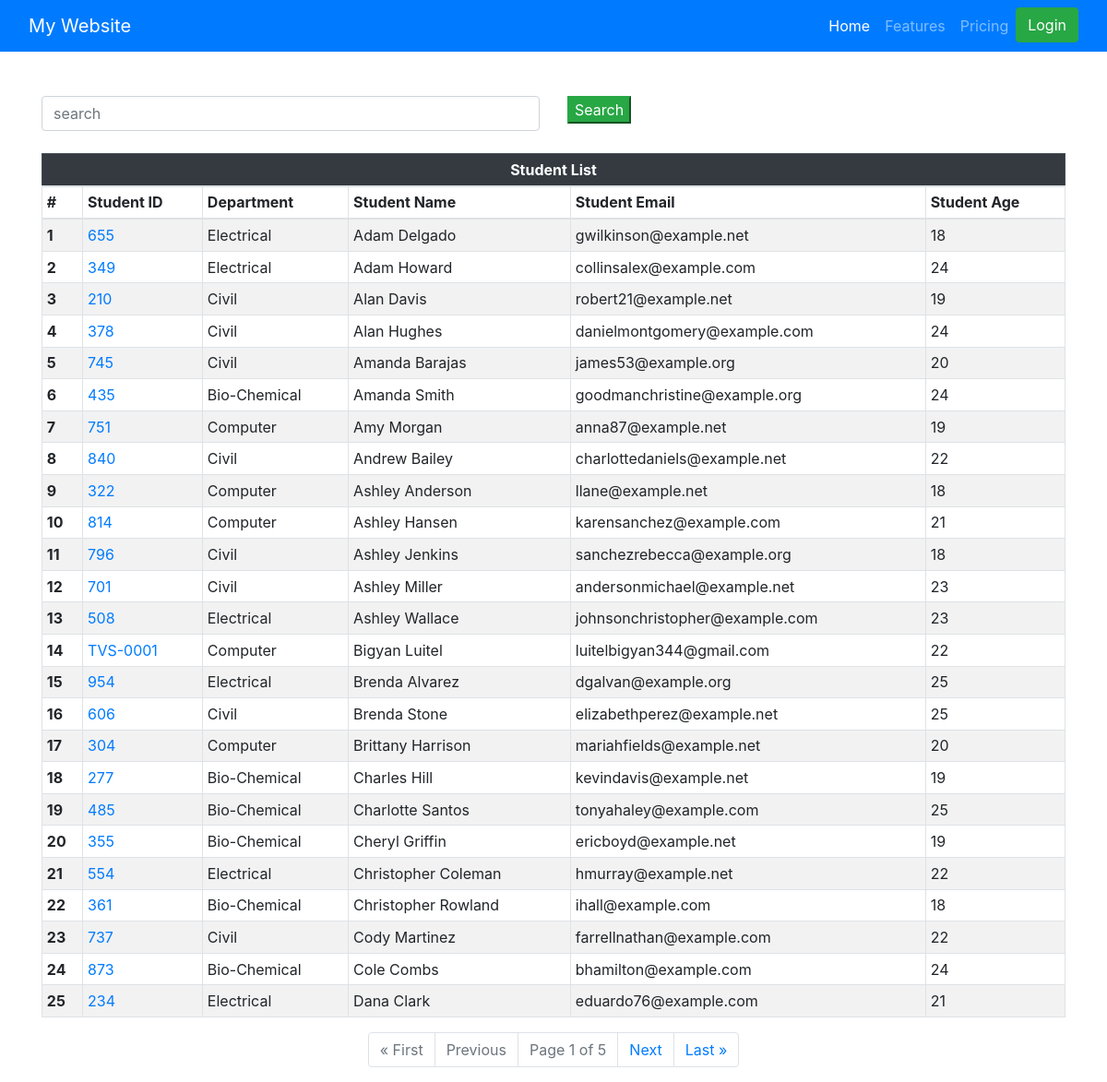
Screenshot of /get_student/ with the database file from the repository.
### veggie/models.py (models this page shows, shortened)
class Student(models.Model):
    Department=models.ForeignKey(Department,related_name="depart",on_delete=models.CASCADE)
    student_id=models.OneToOneField(studentID,related_name="student",on_delete=models.CASCADE)
    student_name=models.CharField(max_length=100)
    student_email=models.EmailField(unique=True)
    student_age=models.IntegerField(default=18)
    student_address=models.TextField()
    def __str__(self) -> str:
        return self.student_name
    class Meta:
        ordering = ['student_name']
        verbose_name = "Student"

class studentID(models.Model):
    student_id=models.CharField(max_length=100,unique=True)
    def __str__(self) -> str:
        return self.student_id
    class Meta:
        ordering = ['student_id']
        verbose_name = "Student ID"

class Department(models.Model):
    department=models.CharField(max_length=100)
    class Meta:
        ordering = ['department']

### veggie/views.py (the view, shortened to what this page needs)
# urls.py: path('get_student/', veggie_views.get_student, name='get_student'),
def get_student(request):
    queryset=Student.objects.all()
    ranks=queryset.annotate(marks=Sum('student_marks__marks')).order_by('-marks','-student_age')
    print(ranks)
    paginator = Paginator(queryset, 25)
    page_number = request.GET.get("page",1)
    page_obj = paginator.get_page(page_number)
    return render(request,'veggie/student.html',context={
        'pages':'student',
        'students':page_obj,
    })

### veggie/templates/veggie/student.html (shortened to what this page needs)
{% extends 'base.html' %}
{% block start %}
<div class="container mt-5">
    <form class=mb-4>
    <div class="row">
        <div class="col-md-6">
            <input class="form-control" placeholder="search" name="search" type="text" value="{{ request.GET.search }}">
        </div>
        <div class="col-md-6">
            <button class="btn-success">Search</button>
        </div>
    </div>
    </form>
  <table class="table table-striped table-bordered table-hover table-sm table-responsive-sm">
    <thead class="table-dark">
      <tr>
        <th colspan="6" class="text-center">Student List</th>
      </tr>
    <thead>
      <tr>
        <th>#</th>
        <th>Student ID</th>
        <th>Department</th>
        <th>Student Name</th>
        <th>Student Email</th>
        <th>Student Age</th>
      </tr>
    </thead>
    <tbody>
      {% for student in students %}
      <tr>
        <th>{{ forloop.counter }}</th>
        <td><a href="{% url 'see_marks' student.student_id %}">
          {{student.student_id}}
        </a>
      </td>
        <td>{{ student.Department.department }}</td>
        <td>{{ student.student_name }}</td>
        <td>{{ student.student_email }}</td>
        <td>{{ student.student_age }}</td>
      </tr>
      {% endfor %}
    </tbody>
  </table>
  <nav aria-label="Page navigation example">
    <ul class="pagination justify-content-center">
      {% if students.has_previous %}
        <li class="page-item">
          <a class="page-link" href="?page=1">&laquo; First</a>
        </li>
        <li class="page-item">
          <a class="page-link" href="?page={{ students.previous_page_number }}">Previous</a>
        </li>
      {% else %}
        <li class="page-item disabled">
          <span class="page-link">&laquo; First</span>
        </li>
        <li class="page-item disabled">
          <span class="page-link">Previous</span>
        </li>
      {% endif %}
      <li class="page-item disabled">
        <span class="page-link">
          Page {{ students.number }} of {{ students.paginator.num_pages }}
        </span>
      </li>
      {% if students.has_next %}
        <li class="page-item">
          <a class="page-link" href="?page={{ students.next_page_number }}">Next</a>
        </li>
        <li class="page-item">
          <a class="page-link" href="?page={{ students.paginator.num_pages }}">Last &raquo;</a>
        </li>
      {% endif %}
    </ul>
  </nav>
{% endblock %}

### rows the page displays
Student: student_id "655", Department.department "Electrical", student_name "Adam Delgado", student_email "gwilkinson@example.net", student_age "18"
Student: student_id "349", Department.department "Electrical", student_name "Adam Howard", student_email "collinsalex@example.com", student_age "24"
Student: student_id "210", Department.department "Civil", student_name "Alan Davis", student_email "robert21@example.net", student_age "19"
Student: student_id "378", Department.department "Civil", student_name "Alan Hughes", student_email "danielmontgomery@example.com", student_age "24"
Student: student_id "745", Department.department "Civil", student_name "Amanda Barajas", student_email "james53@example.org", student_age "20"
Student: student_id "435", Department.department "Bio-Chemical", student_name "Amanda Smith", student_email "goodmanchristine@example.org", student_age "24"
Student: student_id "751", Department.department "Computer", student_name "Amy Morgan", student_email "anna87@example.net", student_age "19"
Student: student_id "840", Department.department "Civil", student_name "Andrew Bailey", student_email "charlottedaniels@example.net", student_age "22"
Student: student_id "322", Department.department "Computer", student_name "Ashley Anderson", student_email "llane@example.net", student_age "18"
Student: student_id "814", Department.department "Computer", student_name "Ashley Hansen", student_email "karensanchez@example.com", student_age "21"
Student: student_id "796", Department.department "Civil", student_name "Ashley Jenkins", student_email "sanchezrebecca@example.org", student_age "18"
Student: student_id "701", Department.department "Civil", student_name "Ashley Miller", student_email "andersonmichael@example.net", student_age "23"
Student: student_id "508", Department.department "Electrical", student_name "Ashley Wallace", student_email "johnsonchristopher@example.com", student_age "23"
Student: student_id "TVS-0001", Department.department "Computer", student_name "Bigyan Luitel", student_email "luitelbigyan344@gmail.com", student_age "22"
Student: student_id "954", Department.department "Electrical", student_name "Brenda Alvarez", student_email "dgalvan@example.org", student_age "25"
Student: student_id "606", Department.department "Civil", student_name "Brenda Stone", student_email "elizabethperez@example.net", student_age "25"
Student: student_id "304", Department.department "Computer", student_name "Brittany Harrison", student_email "mariahfields@example.net", student_age "20"
Student: student_id "277", Department.department "Bio-Chemical", student_name "Charles Hill", student_email "kevindavis@example.net", student_age "19"
Student: student_id "485", Department.department "Bio-Chemical", student_name "Charlotte Santos", student_email "tonyahaley@example.com", student_age "25"
Student: student_id "355", Department.department "Bio-Chemical", student_name "Cheryl Griffin", student_email "ericboyd@example.net", student_age "19"
Student: student_id "554", Department.department "Electrical", student_name "Christopher Coleman", student_email "hmurray@example.net", student_age "22"
Student: student_id "361", Department.department "Bio-Chemical", student_name "Christopher Rowland", student_email "ihall@example.com", student_age "18"
Student: student_id "737", Department.department "Civil", student_name "Cody Martinez", student_email "farrellnathan@example.com", student_age "22"
Student: student_id "873", Department.department "Bio-Chemical", student_name "Cole Combs", student_email "bhamilton@example.com", student_age "24"
Student: student_id "234", Department.department "Electrical", student_name "Dana Clark", student_email "eduardo76@example.com", student_age "21"

### other values shown
{{ students.number }} "1"
{{ students.paginator.num_pages }} "5"
